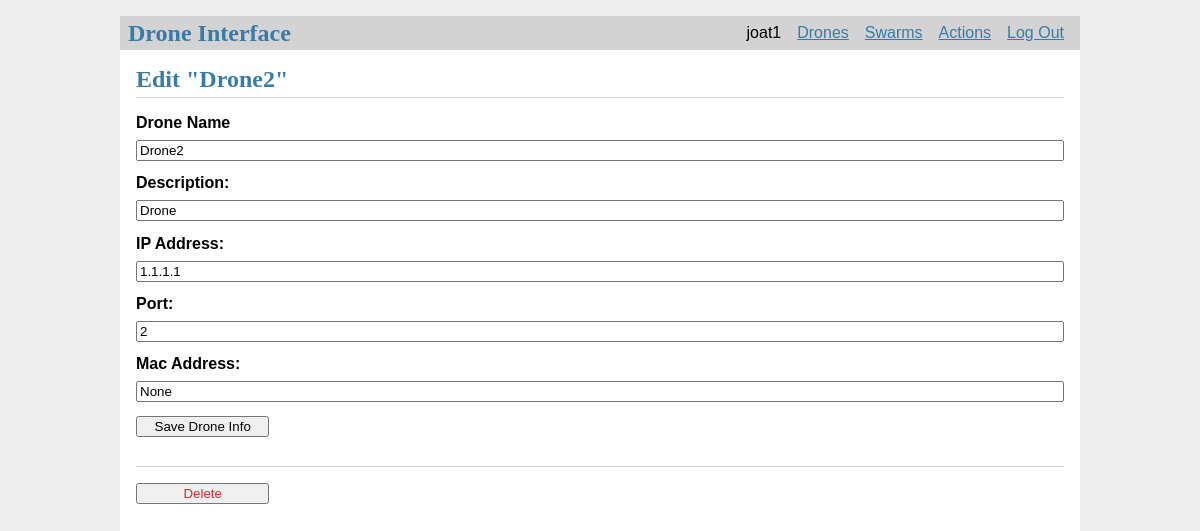
The page /2/update (signed in) on the database its author committed.
### tables this page shows
CREATE TABLE user (
  id INTEGER PRIMARY KEY AUTOINCREMENT,
  username TEXT UNIQUE NOT NULL,
  password TEXT NOT NULL
);

CREATE TABLE drones (
  id INTEGER PRIMARY KEY AUTOINCREMENT,
  drone_name TEXT UNIQUE NOT NULL,
  description TEXT NOT NULL,
  ip_addr TEXT NOT NULL,
  port TEXT NOT NULL,
  mac_addr TEXT,
  owner_id INTEGER NOT NULL,
  group_id INTEGER,
  FOREIGN KEY (owner_id) REFERENCES user (id),
  FOREIGN KEY (group_id) REFERENCES groups (id)
);

### flaskr/drones.py (the view, shortened to what this page needs)
@bp.route('/<int:id>/update', methods=('GET', 'POST'))
@login_required
def update_info(id):
    drone = get_drone(id)
    return render_template('drones/update_info.html', drone=drone)

### flaskr/auth.py (called while the page is built)
@bp.before_app_request
def load_logged_in_user():
    user_id = session.get('user_id')
    if user_id is None:
        g.user = None
    else:
        g.user = get_db().execute(
            'SELECT * FROM user WHERE id = ?', (user_id,)
        ).fetchone()

def login_required(view):
    @functools.wraps(view)
    def wrapped_view(**kwargs):
        if g.user is None:
            return redirect(url_for('auth.login'))
        return view(**kwargs)
    return wrapped_view

### flaskr/db.py (called while the page is built)
def get_db():
    if 'db' not in g:
        g.db = sqlite3.connect(
            current_app.config['DATABASE'],
            detect_types=sqlite3.PARSE_DECLTYPES
        )
        g.db.row_factory = sqlite3.Row
    return g.db

### flaskr/drones.py (called while the page is built)
def get_drone(id, check_author=True):
    drone = get_db().execute(
        'SELECT p.id, drone_name, description, ip_addr, port, mac_addr, owner_id'
        ' FROM drones p JOIN user u ON p.owner_id = u.id'
        ' WHERE p.id = ?',
        (id,)
    ).fetchone()
    if drone is None:
        abort(404, f"Drone id {id} doesn't exist.")
    if check_author and drone['owner_id'] != g.user['id']:
        abort(403)
    return drone

### flaskr/templates/drones/update_info.html
{% extends 'base.html' %}
{% block header %}
  <h1>{% block title %}Edit "{{ drone['drone_name'] }}"{% endblock %}</h1>
{% endblock %}
{% block content %}
  <form method="post">
    <label for="drone_name">Drone Name</label>
    <input name="drone_name" id="drone_name"
      value="{{ request.form['drone_name'] or drone['drone_name'] }}" required>
    <label for="description">Description:</label>
    <input type="description" name="description" id="description"
           value="{{ request.form['description'] or drone['description'] }}" required>
      <label for="ip_addr">IP Address:</label>
    <input type="ip_addr" name="ip_addr" id="ip_addr"
           value="{{ request.form['ip_addr'] or drone['ip_addr'] }}" required>
      <label for="port">Port:</label>
    <input type="port" name="port" id="port"
           value="{{ request.form['port'] or drone['port'] }}" required>
      <label for="mac_addr">Mac Address:</label>
    <input type="mac_addr" name="mac_addr" id="mac_addr"
           value="{{ request.form['port'] or drone['mac_addr'] }}" required>
    <input type="submit" value="Save Drone Info">
  </form>
  <hr>
  <form action="{{ url_for('drones.delete', id=drone['id']) }}" method="post">
    <input class="danger" type="submit" value="Delete" onclick="return confirm('Are you sure?');">
  </form>
{% endblock %}

### flaskr/templates/base.html (shortened to what this page needs)
<!doctype html>
<link rel="stylesheet" href="{{ url_for('static', filename='style.css') }}">
<nav>
  <h1>Drone Interface</h1>
  <ul>
    {% if g.user %}
        <li><span>{{ g.user['username'] }}</span>
        <li><a href="{{ url_for('drones.drones_display') }}">Drones</a>
        <li><a href="{{ url_for('swarms.swarms') }}">Swarms</a>
        <li><a href="{{ url_for('actions.actions_connect_to_swarm') }}">Actions</a>
        <li><a href="{{ url_for('auth.logout') }}">Log Out</a>
    {% else %}
      <li><a href="{{ url_for('auth.register') }}">Register User</a>
      <li><a href="{{ url_for('auth.login') }}">Log In</a>
    {% endif %}
  </ul>
</nav>
<section class="content">
  <header>
    {% block header %}{% endblock %}
  </header>
  {% block content %}{% endblock %}
</section>

### flaskr/static/style.css (style rules this page uses)
h1 { font-family: serif; color: #377ba8; margin: 1rem 0; }
a { color: #377ba8; }
hr { border: none; border-top: 1px solid lightgray; }
nav { background: lightgray; display: flex; align-items: center; padding: 0 0.5rem; }
nav h1 { flex: auto; margin: 0; }
nav ul { display: flex; list-style: none; margin: 0; padding: 0; }
nav ul li a, nav ul li span, header .action { display: block; padding: 0.5rem; }
.content { padding: 0 1rem 1rem; }
.content > header { border-bottom: 1px solid lightgray; display: flex; align-items: flex-end; }
.content > header h1 { flex: auto; margin: 1rem 0 0.25rem 0; }
.content:last-child { margin-bottom: 0; }
.content form { margin: 1em 0; display: flex; flex-direction: column; }
.content label { font-weight: bold; margin-bottom: 0.5em; }
.content input, .content textarea { margin-bottom: 1em; }
input.danger { color: #cc2f2e; }
input[type=submit] { align-self: start; min-width: 10em; }

### rows shown on the page
user: user.username "joat1"
drones: drone_name "Drone2", description "Drone", ip_addr "1.1.1.1", port "2"
